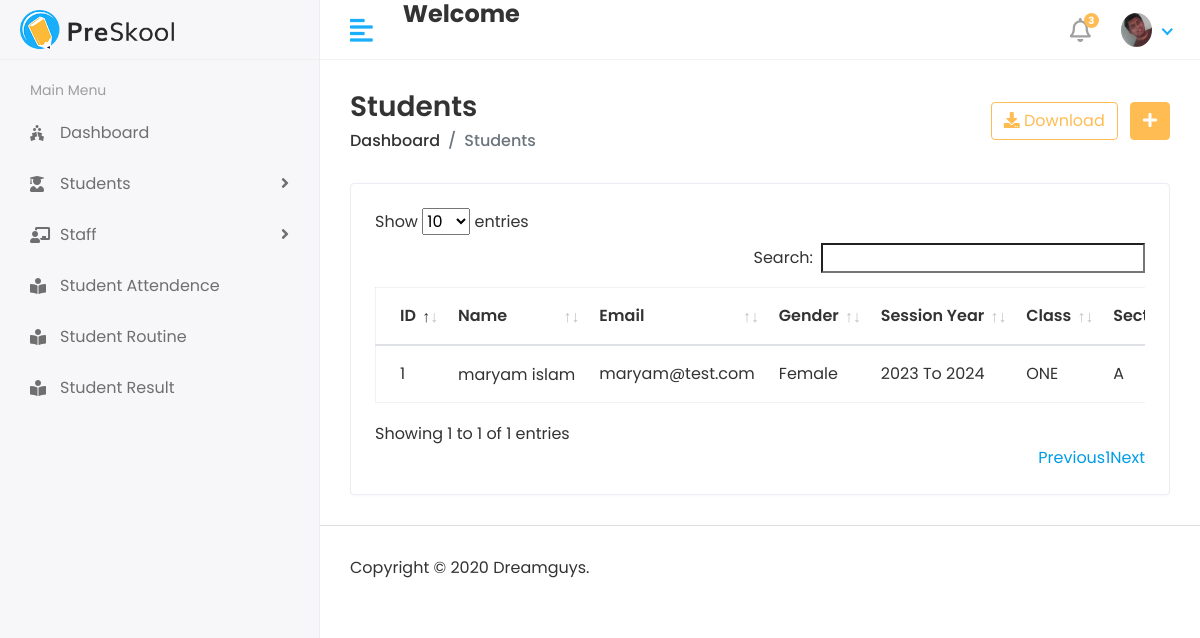
The page /VIEW_STUDENT_BY_CLASS/1/1 (signed in) on the database as committed earlier.
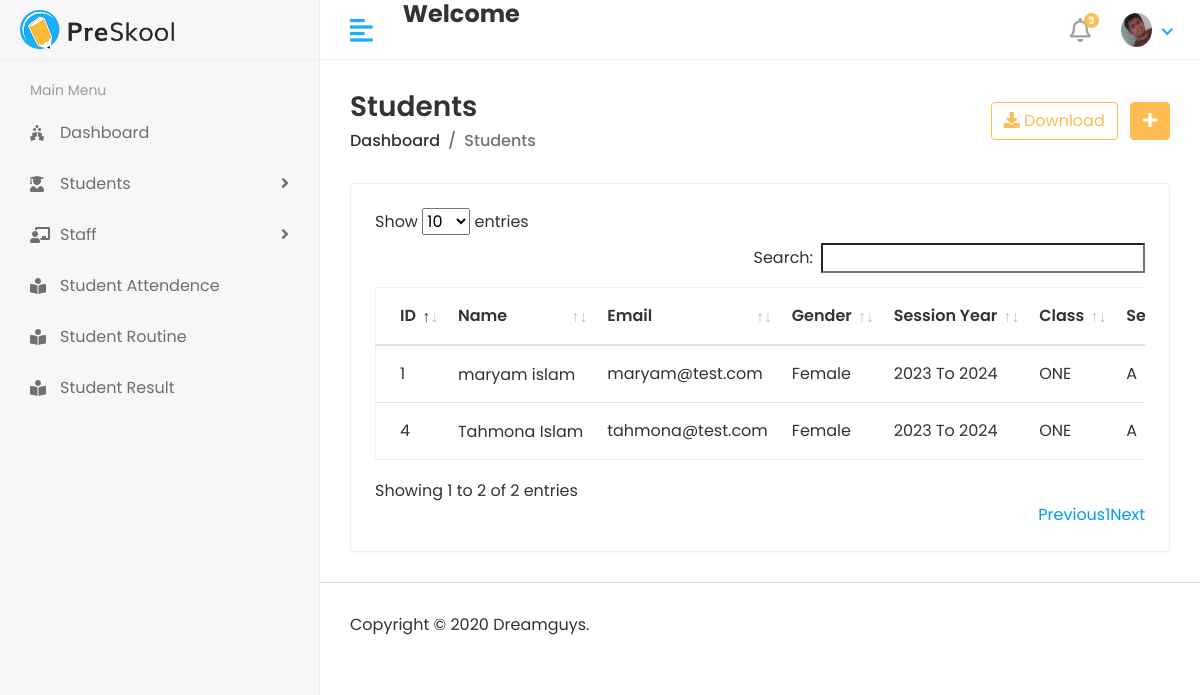
The same page on the database as committed later.
### apps/Students/models/models.py (models this page shows, shortened)
class Student(models.Model):
    admin = models.OneToOneField(CustomUser,on_delete=models.CASCADE)
    student_code = models.CharField(max_length=250,blank=True, null= True)
    student_roll = models.CharField(max_length=250,blank=True, null= True)
    student_class = models.ForeignKey(Class,on_delete=models.DO_NOTHING)
    address = models.TextField()
    gender = models.ForeignKey(Gender,on_delete=models.DO_NOTHING)
    session_year_id = models.ForeignKey(Session_Year,on_delete=models.DO_NOTHING)
    active= models.BooleanField(default=True)
    created_at = models.DateTimeField(auto_now_add=True)
    updated_at = models.DateTimeField(auto_now=True)

class Gender(models.Model):
    name = models.CharField(max_length=200)
    active= models.BooleanField(default=True)
    created_at = models.DateTimeField(auto_now_add=True)
    updated_at = models.DateTimeField(auto_now=True)
    def __str__(self):
        return self.name

class Class(models.Model):
    assigned_faculty = models.ForeignKey(Staff, on_delete=models.DO_NOTHING)
    assigned_section = models.ForeignKey(Section, on_delete=models.DO_NOTHING)
    name = models.CharField(max_length=250)

class Section(models.Model):
    name = models.CharField(max_length=200)
    active= models.BooleanField(default=True)
    created_at = models.DateTimeField(auto_now_add=True)
    updated_at = models.DateTimeField(auto_now=True)

### apps/users/models/models.py (models this page shows, shortened)
class CustomUser(AbstractUser):
    USER = (
        (1,'Admin'),
        (2,'STAFF'),
        (3,'STUDENT'),
    )
    user_type = models.CharField(choices=USER,max_length=50,default=1)
    profile_pic = models.ImageField(upload_to='media/profile_pic')

class Session_Year(models.Model):
    session_start = models.CharField(max_length=100)
    session_end = models.CharField(max_length=100)

### apps/Students/views.py (the view)
# urls.py: path(r'VIEW_STUDENT_BY_CLASS/<int:classPK>/<str:id>',VIEW_STUDENT_BY_CLASS,name='VIEW_STUDENT_BY_CLASS'),
@login_required(login_url='/')
def VIEW_STUDENT_BY_CLASS(request,classPK = None,id=None):
    _student = Student.objects.filter(student_class_id = classPK)
    _examType = ExamType.objects.filter(id = id).first()
    context = {
        'students':_student,
        'examType':_examType
    }
    return render(request,'Result/student_class_result.html',context)

### apps/Students/templates/Result/student_class_result.html (shortened to what this page needs)
{% extends 'base/base.html' %}
{% block content %}
{% load static %}
<div class="content container-fluid">
   <div class="page-header">
      <div class="row align-items-center">
         <div class="col">
            <h3 class="page-title">Students</h3>
            <ul class="breadcrumb">
               <li class="breadcrumb-item"><a href="index.html">Dashboard</a></li>
               <li class="breadcrumb-item active">Students</li>
            </ul>
         </div>
         <div class="col-auto text-right float-right ml-auto">
            <a href="#" class="btn btn-outline-primary mr-2"><i class="fas fa-download"></i> Download</a>
            <a href="add-student.html" class="btn btn-primary"><i class="fas fa-plus"></i></a>
         </div>
      </div>
   </div>
   <div class="row">
      <div class="col-sm-12">
         <div class="card card-table">
            <div class="card-body">
               <div class="table-responsive">
                  <table id="table_id" class="table table-hover table-center mb-0 ">
                     <thead>
                        <tr>
                           <th>ID</th>
                           <th>Name</th>
                           <th>Email</th>
                           <th>Gender</th>
                           <th>Session Year</th>
                           <th>Class</th>
                           <th>Section</th>
                        </tr>
                     </thead>
                     <tbody>
                        {% for student in students %}
                        <tr>
                           <td>{{student.id}}</td>
                           <td>
                              <h2 class="table-avatar">
                                 <a href="student-details.html">{{student.admin.first_name}}&nbsp;{{student.admin.last_name}}</a>
                              </h2>
                           </td>
                           <td>{{student.admin.email}}</td>
                           <td>{{student.gender}}</td>
                           <td>{{student.session_year_id.session_start}} To {{student.session_year_id.session_end}}</td>
                           <td>{{student.student_class.name}}</td>
                           <td>{{student.student_class.assigned_section.name}}  </td>
                        </tr>
                        {% endfor %}
                     </tbody>
                  </table>
               </div>
            </div>
         </div>
      </div>
   </div>
</div>
{% endblock %}

Rows that differ between the two databases and show on the page:
added Student: id "4", admin.first_name "Tahmona", admin.last_name "Islam", admin.email "tahmona@test.com", gender "Female", session_year_id.session_start "2023", session_year_id.session_end "2024", student_class.name "ONE", student_class.assigned_section.name "A"
Other text that changed with them:
text written by a page script: "Show entries Search: Showing 1 to 1 of 1 entries Previous 1 Next" → "Show entries Search: Showing 1 to 2 of 2 entries Previous 1 Next"
